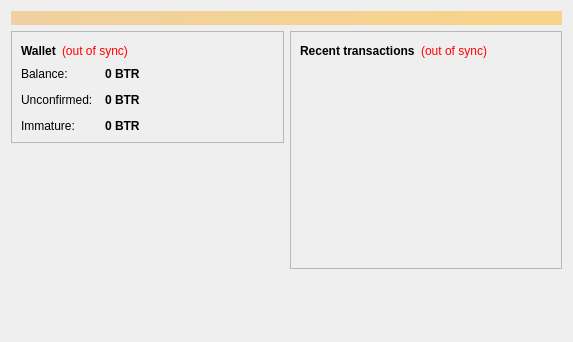
<?xml version="1.0" encoding="UTF-8"?>
<ui version="4.0">
 <class>OverviewPage</class>
 <widget class="QWidget" name="OverviewPage">
  <property name="geometry">
   <rect>
    <x>0</x>
    <y>0</y>
    <width>573</width>
    <height>342</height>
   </rect>
  </property>
  <property name="windowTitle">
   <string>Form</string>
  </property>
  <layout class="QVBoxLayout" name="topLayout">
   <item>
    <widget class="QLabel" name="labelAlerts">
     <property name="visible">
      <bool>false</bool>
     </property>
     <property name="styleSheet">
      <string notr="true">background-color: qlineargradient(x1: 0, y1: 0, x2: 1, y2: 0, stop:0 #F0D0A0, stop:1 #F8D488); color:#000000;</string>
     </property>
     <property name="wordWrap">
      <bool>true</bool>
     </property>
     <property name="margin">
      <number>3</number>
     </property>
    </widget>
   </item>
   <item>
    <layout class="QHBoxLayout" name="horizontalLayout" stretch="1,1">
     <item>
      <layout class="QVBoxLayout" name="verticalLayout_2">
       <item>
        <widget class="QFrame" name="frame">
         <property name="frameShape">
          <enum>QFrame::StyledPanel</enum>
         </property>
         <property name="frameShadow">
          <enum>QFrame::Raised</enum>
         </property>
         <layout class="QVBoxLayout" name="verticalLayout_4">
          <item>
           <layout class="QHBoxLayout" name="horizontalLayout_4">
            <item>
             <widget class="QLabel" name="label_5">
              <property name="font">
               <font>
                <weight>75</weight>
                <bold>true</bold>
               </font>
              </property>
              <property name="text">
               <string>Wallet</string>
              </property>
             </widget>
            </item>
            <item>
             <widget class="QLabel" name="labelWalletStatus">
              <property name="toolTip">
               <string>The displayed information may be out of date. Your wallet automatically synchronizes with the Bitrefillcoin network after a connection is established, but this process has not completed yet.</string>
              </property>
              <property name="styleSheet">
               <string notr="true">QLabel { color: red; }</string>
              </property>
              <property name="text">
               <string notr="true">(out of sync)</string>
              </property>
              <property name="alignment">
               <set>Qt::AlignLeading|Qt::AlignLeft|Qt::AlignVCenter</set>
              </property>
             </widget>
            </item>
            <item>
             <spacer name="horizontalSpacer_2">
              <property name="orientation">
               <enum>Qt::Horizontal</enum>
              </property>
              <property name="sizeHint" stdset="0">
               <size>
                <width>40</width>
                <height>20</height>
               </size>
              </property>
             </spacer>
            </item>
           </layout>
          </item>
          <item>
           <layout class="QFormLayout" name="formLayout_2">
            <property name="fieldGrowthPolicy">
             <enum>QFormLayout::AllNonFixedFieldsGrow</enum>
            </property>
            <property name="horizontalSpacing">
             <number>12</number>
            </property>
            <property name="verticalSpacing">
             <number>12</number>
            </property>
            <item row="0" column="0">
             <widget class="QLabel" name="label">
              <property name="text">
               <string>Balance:</string>
              </property>
             </widget>
            </item>
            <item row="0" column="1">
             <widget class="QLabel" name="labelBalance">
              <property name="font">
               <font>
                <weight>75</weight>
                <bold>true</bold>
               </font>
              </property>
              <property name="cursor">
               <cursorShape>IBeamCursor</cursorShape>
              </property>
              <property name="toolTip">
               <string>Your current balance</string>
              </property>
              <property name="text">
               <string notr="true">0 BTR</string>
              </property>
              <property name="textInteractionFlags">
               <set>Qt::LinksAccessibleByMouse|Qt::TextSelectableByKeyboard|Qt::TextSelectableByMouse</set>
              </property>
             </widget>
            </item>
            <item row="1" column="0">
             <widget class="QLabel" name="label_3">
              <property name="text">
               <string>Unconfirmed:</string>
              </property>
             </widget>
            </item>
            <item row="1" column="1">
             <widget class="QLabel" name="labelUnconfirmed">
              <property name="font">
               <font>
                <weight>75</weight>
                <bold>true</bold>
               </font>
              </property>
              <property name="cursor">
               <cursorShape>IBeamCursor</cursorShape>
              </property>
              <property name="toolTip">
               <string>Total of transactions that have yet to be confirmed, and do not yet count toward the current balance</string>
              </property>
              <property name="text">
               <string notr="true">0 BTR</string>
              </property>
              <property name="textInteractionFlags">
               <set>Qt::LinksAccessibleByMouse|Qt::TextSelectableByKeyboard|Qt::TextSelectableByMouse</set>
              </property>
             </widget>
            </item>
            <item row="2" column="0">
             <widget class="QLabel" name="labelImmatureText">
              <property name="text">
               <string>Immature:</string>
              </property>
             </widget>
            </item>
            <item row="2" column="1">
             <widget class="QLabel" name="labelImmature">
              <property name="font">
               <font>
                <weight>75</weight>
                <bold>true</bold>
               </font>
              </property>
              <property name="toolTip">
               <string>Mined balance that has not yet matured</string>
              </property>
              <property name="text">
               <string notr="true">0 BTR</string>
              </property>
              <property name="textInteractionFlags">
               <set>Qt::LinksAccessibleByMouse|Qt::TextSelectableByKeyboard|Qt::TextSelectableByMouse</set>
              </property>
             </widget>
            </item>
           </layout>
          </item>
         </layout>
        </widget>
       </item>
       <item>
        <spacer name="verticalSpacer">
         <property name="orientation">
          <enum>Qt::Vertical</enum>
         </property>
         <property name="sizeHint" stdset="0">
          <size>
           <width>20</width>
           <height>40</height>
          </size>
         </property>
        </spacer>
       </item>
      </layout>
     </item>
     <item>
      <layout class="QVBoxLayout" name="verticalLayout_3">
       <item>
        <widget class="QFrame" name="frame_2">
         <property name="frameShape">
          <enum>QFrame::StyledPanel</enum>
         </property>
         <property name="frameShadow">
          <enum>QFrame::Raised</enum>
         </property>
         <layout class="QVBoxLayout" name="verticalLayout">
          <item>
           <layout class="QHBoxLayout" name="horizontalLayout_2">
            <item>
             <widget class="QLabel" name="label_4">
              <property name="text">
               <string>&lt;b&gt;Recent transactions&lt;/b&gt;</string>
              </property>
             </widget>
            </item>
            <item>
             <widget class="QLabel" name="labelTransactionsStatus">
              <property name="toolTip">
               <string>The displayed information may be out of date. Your wallet automatically synchronizes with the Bitrefillcoin network after a connection is established, but this process has not completed yet.</string>
              </property>
              <property name="styleSheet">
               <string notr="true">QLabel { color: red; }</string>
              </property>
              <property name="text">
               <string notr="true">(out of sync)</string>
              </property>
              <property name="alignment">
               <set>Qt::AlignRight|Qt::AlignTrailing|Qt::AlignVCenter</set>
              </property>
             </widget>
            </item>
            <item>
             <spacer name="horizontalSpacer">
              <property name="orientation">
               <enum>Qt::Horizontal</enum>
              </property>
              <property name="sizeHint" stdset="0">
               <size>
                <width>40</width>
                <height>20</height>
               </size>
              </property>
             </spacer>
            </item>
           </layout>
          </item>
          <item>
           <widget class="QListView" name="listTransactions">
            <property name="styleSheet">
             <string notr="true">QListView { background: transparent; }</string>
            </property>
            <property name="frameShape">
             <enum>QFrame::NoFrame</enum>
            </property>
            <property name="verticalScrollBarPolicy">
             <enum>Qt::ScrollBarAlwaysOff</enum>
            </property>
            <property name="horizontalScrollBarPolicy">
             <enum>Qt::ScrollBarAlwaysOff</enum>
            </property>
            <property name="selectionMode">
             <enum>QAbstractItemView::NoSelection</enum>
            </property>
           </widget>
          </item>
         </layout>
        </widget>
       </item>
       <item>
        <spacer name="verticalSpacer_2">
         <property name="orientation">
          <enum>Qt::Vertical</enum>
         </property>
         <property name="sizeHint" stdset="0">
          <size>
           <width>20</width>
           <height>40</height>
          </size>
         </property>
        </spacer>
       </item>
      </layout>
     </item>
    </layout>
   </item>
  </layout>
 </widget>
 <resources/>
 <connections/>
</ui>
